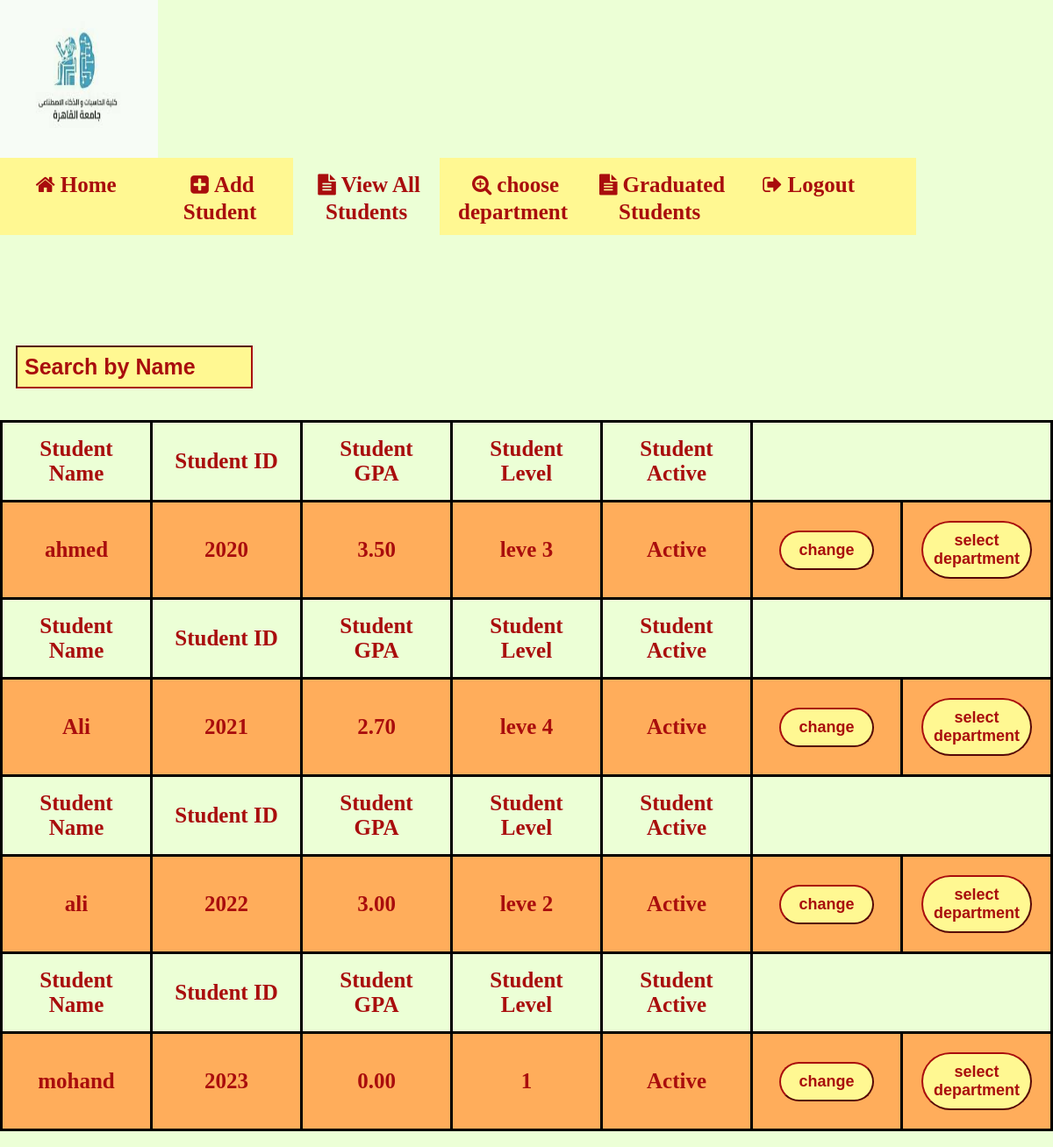
Screenshot of /info with the database file from the repository.
### students/models.py (models this page shows)
class Student(models.Model):
    id = models.IntegerField(primary_key=True)
    name = models.CharField(max_length=25)
    gpa = models.DecimalField(max_digits=3, decimal_places=2)
    age = models.IntegerField()
    active = models.CharField(max_length=10)
    level = models.CharField(max_length=10)
    dept = models.CharField(max_length=3)
    date = models.CharField(max_length=255)
    gender = models.CharField(max_length=10)
    email = models.CharField(max_length=25)
    phone_Num = models.CharField(max_length=11)

### students/views.py (the view)
# urls.py: path('info', views.info, name="info"),
def info(request):
    return render(request, 'infopage (1).html', {'students': Student.objects.all()})

### templates/infopage (1).html (shortened to what this page needs)
<!DOCTYPE html>
{% load static %}
<html>
<head>
    <link rel="stylesheet" type="text/css" href="{% static 'styles/infopage (1).css' %}">
    <link rel="stylesheet" href="https://cdnjs.cloudflare.com/ajax/libs/font-awesome/4.7.0/css/font-awesome.min.css">
</head>
<body>
    <a class="active" href="first"> <img style=" float: left; height: 180px; width:180px; display: inline-block; "
>
    </a>
    <br>
    <div class="icon-bar">
        <a href="first"><i class="fa fa-home" style="font-size:24px; margin: 6px;"></i>Home</a>
        <a href="add"><i class="fa fa-plus-square" style="font-size:24px; margin: 6px;"></i>Add Student</a>
        <a class="active" href="info"><i class="fa fa-file-text" style="font-size:24px; margin: 6px;"></i>View All
            Students</a>
        <a href="dept"><i class="fa fa-search-plus" style="font-size:24px; margin: 6px;"></i>choose
            department</a>
        <a href="graduated"><i class="fa fa-file-text" style="font-size:24px; margin: 6px;"></i>Graduated
            Students</a>
        <a href="home"><i class="fa fa-sign-out" style="font-size:24px; margin: 6px;"></i>Logout</a>
    </div><br><br><br><br><br><br>
    <input type="text" id="myInput" onkeyup="myFunction()" placeholder="Search by Name">
    <br><br>
    <table id="info">
        {% for x in students %}
        <tr class="header">
            <th>
                Student Name
            </th>
            <th>
                Student ID
            </th>
            <th>
                Student GPA
            </th>
            <th>
                Student Level
            </th>
            <th>
                Student Active
            </th>
        </tr>
        <tr>
            <td align="center">
                <strong>{{ x.name }}</strong>
            </td>
            <td align="center">
                <strong>{{ x.id }}</strong>
            </td>
            <td align="center">
                <strong>{{ x.gpa }}</strong>
            </td>
            <td align="center">
                <strong>{{ x.level }}</strong>
            </td>
            <td align="center">
                <strong>{{ x.active }}</strong>
            </td>
            <td width="10">
                <button>
                    change
                </button>
            </td>
            <td width="10">
                <form><button type="submit" formaction="dept" style="padding: 10px;">select
                        department</button></form>
            </td>
        </tr>
        {% endfor %}
    </table>
    <br>
</body>
</html>

### static/styles/infopage (1).css (style rules this page uses)
a.active { background-color: #ECFFD6; }
.icon-bar { background-color: #FFF892; overflow: auto; width: 87%; }
.icon-bar a { float: left; width: 16%; text-align: center; padding: 12px 0; transition: all 0.3s ease; color: #A90D0D; font-size: 36px; font-weight: bold; font-size: 25px; text-decoration: none; }
table { border-collapse: collapse; border: 3px solid black; table-layout: fixed; width: 100%; font-weight: bold; font-size: 28px; }
th, td { padding: 16px; border: 3px solid black; text-align: center; font-weight: bold; font-size: 25px; color: #A90D0D; }
tr:nth-child(even) { background-color: #ffad5b; }
button { background-color: #FFF892; border-color: #A90D0D; border-radius: 200px; font-weight: bold; color: #A90D0D; padding: 10px 20px; font-size: 18px; margin: 5px 5px; }
input { width: 250px; color: #A90D0D; font-size: 25px; font-weight: bold; background-color: #FFF892; border-color: #A90D0D; margin: 18px; padding: 8px; }
::placeholder { color: #A90D0D; }
body { background-color: #ECFFD6; margin: 0%; }

### rows the page displays
Student: name "ahmed", id "2020", gpa "3.50", level "leve 3", active "Active"
Student: name "Ali", id "2021", gpa "2.70", level "leve 4", active "Active"
Student: name "ali", id "2022", gpa "3.00", level "leve 2", active "Active"
Student: name "mohand", id "2023", gpa "0.00", level "1", active "Active"
